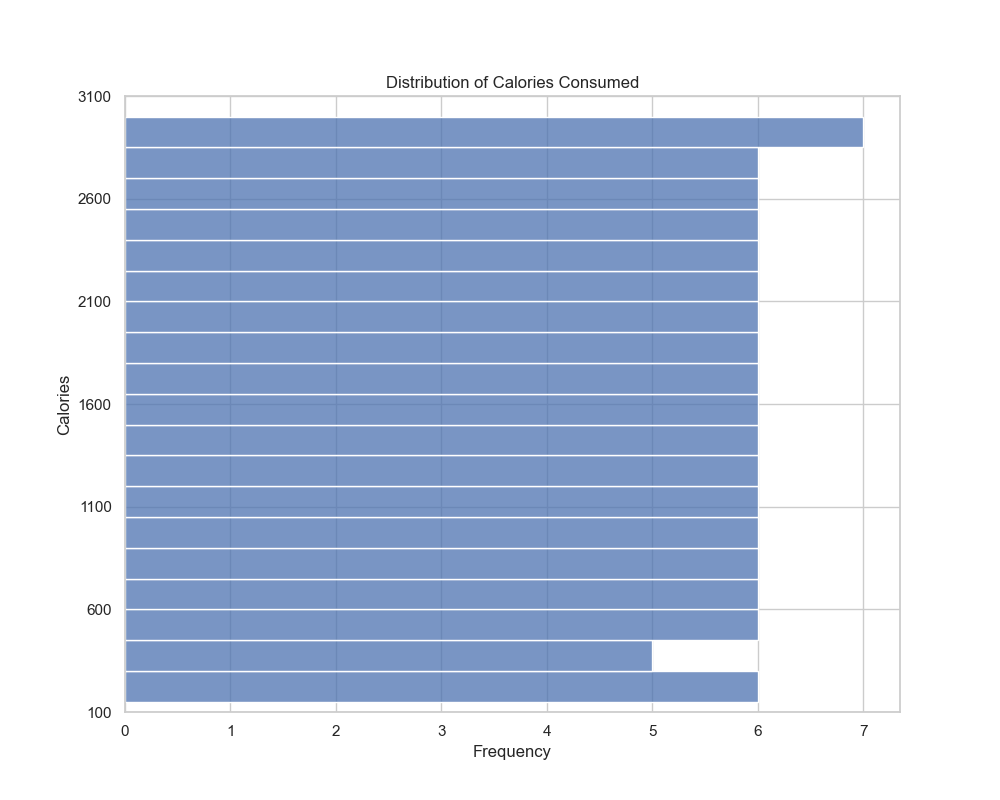

Here is the Python script that generated this plot:

import pandas as pd
import seaborn as sns
import matplotlib.pyplot as plt

# Create a DataFrame from the dataset
data = {
    'calories': [
        150, 200, 180, 220, 250, 275, 300, 320, 350, 400, 420, 450, 470, 500, 530, 550,
        580, 600, 630, 650, 680, 700, 720, 750, 770, 800, 820, 850, 870, 900, 930, 950,
        970, 1000, 1020, 1050, 1070, 1100, 1130, 1150, 1180, 1200, 1230, 1250, 1280, 1300,
        1330, 1350, 1380, 1400, 1430, 1450, 1480, 1500, 1530, 1550, 1580, 1600, 1630, 1650,
        1680, 1700, 1730, 1750, 1780, 1800, 1830, 1850, 1880, 1900, 1930, 1950, 1970, 2000,
        2020, 2050, 2080, 2100, 2130, 2150, 2180, 2200, 2230, 2250, 2280, 2300, 2330, 2350,
        2380, 2400, 2430, 2450, 2480, 2500, 2530, 2550, 2580, 2600, 2630, 2650, 2680, 2700,
        2730, 2750, 2780, 2800, 2830, 2850, 2880, 2900, 2930, 2950, 2980, 3000
    ]
}
df = pd.DataFrame(data)

# Set the style and the figure size
sns.set(style="whitegrid")
plt.figure(figsize=(10, 8))

# Create the histogram chart
sns.histplot(
    data=df, 
    y="calories", 
    binwidth=150, 
    kde=False, 
    color="#4c72b0"
)

# Adjusting further aesthetics of the plot
plt.title("Distribution of Calories Consumed")
plt.ylabel("Calories")
plt.xlabel("Frequency")
plt.ylim(100, 3100)  # Assuming our range of interest in calories is from 100 to 3100
plt.yticks(range(100, 3101, 500))  # Setting the y-axis ticks to be every 500 calories

# Display the plot
plt.show()
